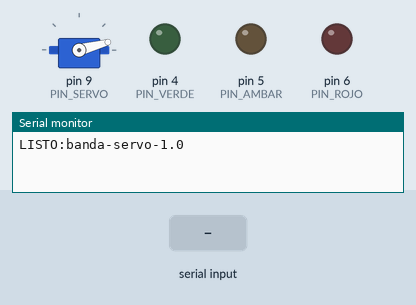
This sketch was run on a simulated Arduino Uno, built with avr-gcc and run on an emulated ATmega328P. Parts: servo, output pins drawn as LEDs (lit = HIGH), the last lines printed to the serial monitor. The inputs (shaded band) are chosen by the test bench.

Above: at 1.6 s.
1.7 s: "D\n" received over Serial
At 1.98 s:
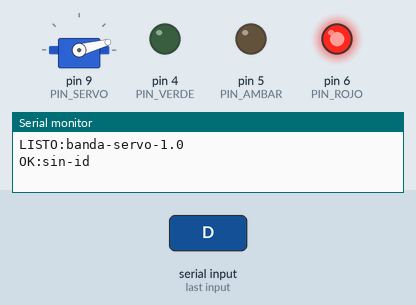
3.5 s: ":\n" received over Serial
At 3.69 s:
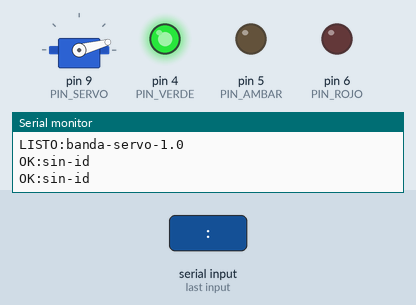
5.3 s: "M\n" received over Serial
At 5.5 s:
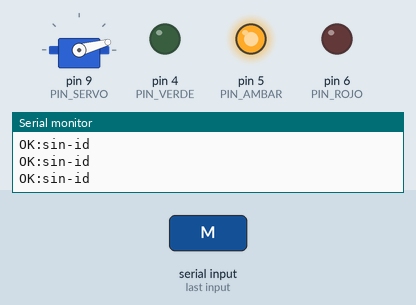
Timing chart, 0 to 8.3 s (numbered marks = the images above; inputs shaded):
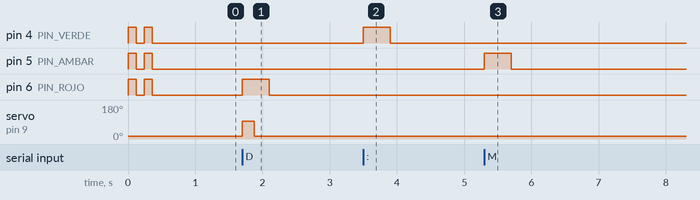

The sketch:

banda_servo.ino
```cpp
/*
 * Actuador de la banda clasificadora de huevos.
 * Arduino UNO / Nano / ESP32 + servo SG90 + 3 LEDs.
 *
 * Protocolo serial (texto, una linea por orden):
 *    D:<egg_id>\n   DESVIAR  -> el servo empuja el huevo a la canasta de rotos
 *    P:<egg_id>\n   PASAR    -> sigue derecho al empaque (LED verde)
 *    M:<egg_id>\n   MARCAR   -> revision manual (LED ambar)
 * Responde:
 *    OK:<egg_id>\n
 *
 * Hardware minimo para que la demo sea fisica y no cueste casi nada:
 *    - 1 servo SG90 en el pin 9 (alimentarlo con 5V EXTERNOS, no del Arduino:
 *      el pico de corriente al mover reinicia la placa)
 *    - LED verde pin 4, ambar pin 5, rojo pin 6 (con resistencia de 220 ohm)
 *    - GND comun entre la fuente del servo y el Arduino
 *
 * Nota de ingenieria: el barrido del servo NO usa delay() bloqueante largo,
 * para que la placa pueda seguir leyendo el serial mientras el brazo vuelve.
 */

#include <Servo.h>

const uint8_t PIN_SERVO = 9;
const uint8_t PIN_VERDE = 4;
const uint8_t PIN_AMBAR = 5;
const uint8_t PIN_ROJO  = 6;

const int ANGULO_REPOSO  = 15;
const int ANGULO_DESVIO  = 95;
const unsigned long MS_DESVIO = 180;   // tiempo con el brazo afuera
const unsigned long MS_LED    = 400;   // cuanto queda encendido el indicador

Servo brazo;

bool desviando = false;
unsigned long tDesvio = 0;
unsigned long tLed = 0;
uint8_t ledActivo = 0;

char buffer[64];
uint8_t n = 0;

void setup() {
  Serial.begin(115200);
  brazo.attach(PIN_SERVO);
  brazo.write(ANGULO_REPOSO);
  pinMode(PIN_VERDE, OUTPUT);
  pinMode(PIN_AMBAR, OUTPUT);
  pinMode(PIN_ROJO, OUTPUT);
  // Parpadeo de arranque: confirma visualmente que la placa esta viva.
  for (uint8_t i = 0; i < 2; i++) {
    digitalWrite(PIN_VERDE, HIGH); digitalWrite(PIN_AMBAR, HIGH); digitalWrite(PIN_ROJO, HIGH);
    delay(120);
    digitalWrite(PIN_VERDE, LOW); digitalWrite(PIN_AMBAR, LOW); digitalWrite(PIN_ROJO, LOW);
    delay(120);
  }
  Serial.println("LISTO:banda-servo-1.0");
}

void encender(uint8_t pin) {
  digitalWrite(PIN_VERDE, LOW);
  digitalWrite(PIN_AMBAR, LOW);
  digitalWrite(PIN_ROJO, LOW);
  digitalWrite(pin, HIGH);
  ledActivo = pin;
  tLed = millis();
}

void procesar(char *linea) {
  char accion = linea[0];
  const char *id = (linea[1] == ':') ? linea + 2 : "sin-id";

  switch (accion) {
    case 'D':
      brazo.write(ANGULO_DESVIO);
      desviando = true;
      tDesvio = millis();
      encender(PIN_ROJO);
      break;
    case 'M':
      encender(PIN_AMBAR);
      break;
    case 'P':
    default:
      encender(PIN_VERDE);
      break;
  }
  Serial.print("OK:");
  Serial.println(id);
}

void loop() {
  // --- lectura no bloqueante del serial ---
  while (Serial.available()) {
    char c = Serial.read();
    if (c == '\n' || c == '\r') {
      if (n > 0) { buffer[n] = '\0'; procesar(buffer); n = 0; }
    } else if (n < sizeof(buffer) - 1) {
      buffer[n++] = c;
    }
  }

  // --- retorno del brazo ---
  if (desviando && millis() - tDesvio >= MS_DESVIO) {
    brazo.write(ANGULO_REPOSO);
    desviando = false;
  }

  // --- apagado del indicador ---
  if (ledActivo && millis() - tLed >= MS_LED) {
    digitalWrite(ledActivo, LOW);
    ledActivo = 0;
  }
}
```

Measured:
- after the input at 1.7 s, pin 6 (PIN_ROJO): LOW → HIGH at once, → LOW 0.40 s later; servo on pin 9 (PIN_SERVO): 15° → 95° at once, → 15° 0.18 s later
- after the input at 3.5 s, pin 4 (PIN_VERDE): LOW → HIGH at once, → LOW 0.40 s later
- after the input at 5.3 s, pin 5 (PIN_AMBAR): LOW → HIGH at once, → LOW 0.40 s later
